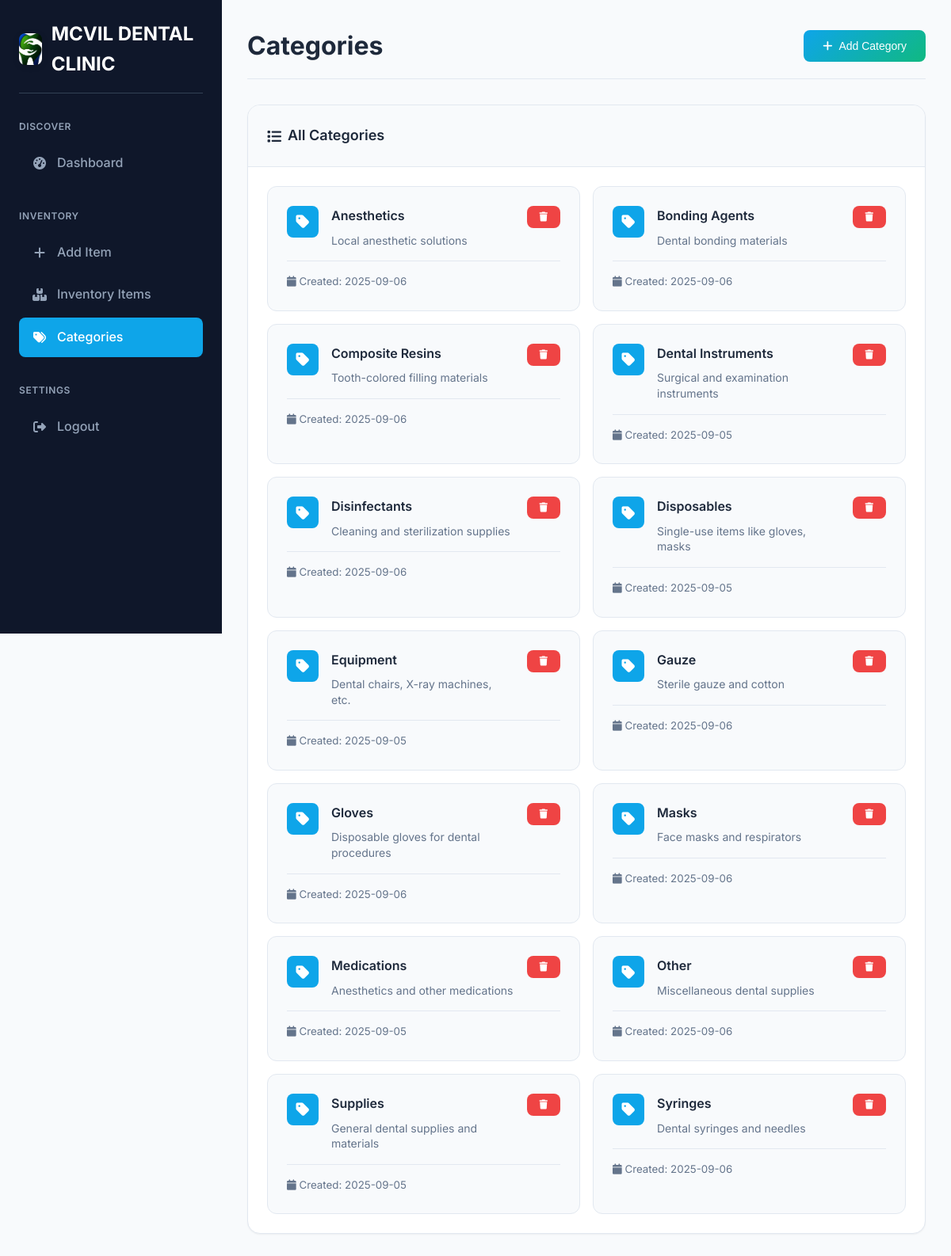
Page /categories (signed in) on the committed database.
### tables this page shows
CREATE TABLE categories
                 (id INTEGER PRIMARY KEY, name TEXT UNIQUE, description TEXT,
                  created_at TIMESTAMP DEFAULT CURRENT_TIMESTAMP);

### app.py (the view)
@app.route('/categories')
def categories():
    if 'logged_in' not in session:
        return redirect(url_for('login'))
    conn = sqlite3.connect('inventory.db')
    c = conn.cursor()
    c.execute("SELECT * FROM categories ORDER BY name")
    categories = c.fetchall()
    conn.close()
    return render_template('categories.html', categories=categories)

### templates/categories.html (shortened to what this page needs)
<!DOCTYPE html>
<html>
<head>
    <link rel="stylesheet" href="{{ url_for('static', filename='style.css') }}">
    <link rel="stylesheet" href="https://cdnjs.cloudflare.com/ajax/libs/font-awesome/6.4.0/css/all.min.css">
</head>
<body>
    <div class="app-container">
        <div class="sidebar">
            <div class="sidebar-brand">
                <div class="brand-logo">
                    <img src="{{ url_for('static', filename='Logo.jpg') }}" alt="MCVIL DENTAL CLINIC" class="sidebar-logo">
                </div>
                <h1>MCVIL DENTAL CLINIC</h1>
            </div>
            <div class="nav-section">
                <div class="nav-section-title">DISCOVER</div>
                <a href="{{ url_for('dashboard') }}" class="nav-item">
                    <i class="fas fa-tachometer-alt"></i>
                    Dashboard
                </a>
            </div>
            <div class="nav-section">
                <div class="nav-section-title">INVENTORY</div>
                <a href="{{ url_for('add_item') }}" class="nav-item">
                    <i class="fas fa-plus"></i>
                    Add Item
                </a>
                <a href="{{ url_for('inventory') }}" class="nav-item">
                    <i class="fas fa-boxes"></i>
                    Inventory Items
                </a>
                <a href="{{ url_for('categories') }}" class="nav-item active">
                    <i class="fas fa-tags"></i>
                    Categories
                </a>
            </div>
            <div class="nav-section">
                <div class="nav-section-title">SETTINGS</div>
                <a href="{{ url_for('logout') }}" class="nav-item">
                    <i class="fas fa-sign-out-alt"></i>
                    Logout
                </a>
            </div>
        </div>
        <div class="main-content">
            <div class="header">
                <h1>Categories</h1>
                <div class="header-actions">
                    <button class="btn btn-primary" onclick="toggleAddForm()">
                        <i class="fas fa-plus"></i> Add Category
                    </button>
                </div>
            </div>
            <div class="content-card fade-in">
                <div class="content-card-header">
                    <div class="content-card-title">
                        <i class="fas fa-list"></i>
                        All Categories
                    </div>
                </div>
                <div class="content-card-body">
                    {% if categories %}
                    <div class="categories-grid">
                        {% for category in categories %}
                        <div class="category-card">
                            <div class="category-header">
                                <div class="category-icon">
                                    <i class="fas fa-tag"></i>
                                </div>
                                <div class="category-info">
                                    <h4>{{ category[1] }}</h4>
                                    <p>{{ category[2] or 'No description' }}</p>
                                </div>
                                <div class="category-actions">
                                    <a href="{{ url_for('delete_category', category_id=category[0]) }}"
                                       class="btn btn-danger btn-small"
                                       onclick="return confirm('Are you sure you want to delete this category? Items in this category will be moved to General.')">
                                        <i class="fas fa-trash"></i>
                                    </a>
                                </div>
                            </div>
                            <div class="category-footer">
                                <small class="text-secondary">
                                    <i class="fas fa-calendar"></i>
                                    Created: {{ category[3][:10] if category[3] else 'Unknown' }}
                                </small>
                            </div>
                        </div>
                        {% endfor %}
                    </div>
                    {% endif %}
                </div>
            </div>
        </div>
    </div>
</body>
</html>

### static/style.css (style rules this page uses)
* { margin: 0; padding: 0; box-sizing: border-box; }
:root { --brand-blue: #0ea5e9; --brand-blue-dark: #0284c7; --brand-green: #10b981; --brand-green-dark: #059669; --primary-color: var(--brand-blue); --primary-dark: var(--brand-blue-dark); --secondary-color: var(--brand-green); --accent-color: #f59e0b; --danger-color: #ef4444; --success-color: #10b981; --warning-color: #f59e0b; --bg-dark: #0f172a; --bg-darker: #020617; --bg-light: #f8fafc; --bg-white: #ffffff; --text-primary: #1e293b; --text-secondary: #64748b; --text-light: #94a3b8; --text-white: #ffffff; --border-color: #e2e8f0; --border-dark: #334155; --shadow-sm: 0 1px 2px 0 rgb(0 0 0 / 0.05); --shadow-md: 0 4px 6px -1px rgb(0 0 0 / 0.1); --shadow-lg: 0 10px 15px -3px rgb(0 0 0 / 0.1); --shadow-xl: 0 20px 25px -5px rgb(0 0 0 / 0.1); }
body { font-family: 'Inter', -apple-system, BlinkMacSystemFont, 'Segoe UI', Roboto, sans-serif; background: var(--bg-light); color: var(--text-primary); line-height: 1.6; overflow-x: hidden; }
.app-container { display: flex; min-height: 100vh; }
.sidebar { width: 280px; background: var(--bg-dark); color: var(--text-white); padding: 1.5rem; position: fixed; height: 100vh; overflow-y: auto; z-index: 1000; }
.sidebar-brand { display: flex; align-items: center; gap: 0.75rem; margin-bottom: 2rem; padding-bottom: 1rem; border-bottom: 1px solid var(--border-dark); transition: all 0.3s ease; }
.sidebar-brand h1 { font-size: 1.5rem; font-weight: 700; color: var(--text-white); }
.sidebar-brand .brand-logo { width: 40px; height: 40px; border-radius: 8px; display: flex; align-items: center; justify-content: center; overflow: hidden; box-shadow: 0 2px 8px rgba(0, 0, 0, 0.1); }
.sidebar-brand .sidebar-logo { width: 100%; height: 100%; object-fit: cover; border-radius: 6px; }
.nav-section { margin-bottom: 2rem; }
.nav-section-title { font-size: 0.75rem; font-weight: 600; text-transform: uppercase; letter-spacing: 0.05em; color: var(--text-light); margin-bottom: 0.75rem; }
.nav-item { display: flex; align-items: center; gap: 0.75rem; padding: 0.75rem 1rem; color: var(--text-light); text-decoration: none; border-radius: 8px; margin-bottom: 0.25rem; transition: all 0.2s ease; font-weight: 500; }
.nav-item.active { background: var(--primary-color); color: var(--text-white); }
.nav-item i { width: 20px; text-align: center; }
.main-content { flex: 1; margin-left: 280px; padding: 2rem; }
.header { display: flex; justify-content: space-between; align-items: center; margin-bottom: 2rem; padding-bottom: 1rem; border-bottom: 1px solid var(--border-color); }
.header h1 { font-size: 2rem; font-weight: 700; color: var(--text-primary); }
.header-actions { display: flex; align-items: center; gap: 1rem; }
.content-card { background: var(--bg-white); border-radius: 16px; box-shadow: var(--shadow-sm); border: 1px solid var(--border-color); overflow: hidden; }
.content-card-header { padding: 1.5rem; border-bottom: 1px solid var(--border-color); background: var(--bg-light); }
.content-card-title { font-size: 1.125rem; font-weight: 600; color: var(--text-primary); display: flex; align-items: center; gap: 0.5rem; }
.content-card-body { padding: 1.5rem; }
.btn { display: inline-flex; align-items: center; gap: 0.5rem; padding: 0.75rem 1.5rem; border: none; border-radius: 8px; font-size: 0.875rem; font-weight: 500; text-decoration: none; cursor: pointer; transition: all 0.2s ease; text-align: center; }
.btn-primary { background: linear-gradient(135deg, var(--brand-blue), var(--brand-green)); color: white; }
.btn-danger { background: var(--danger-color); color: white; }
.btn-small { padding: 0.5rem 1rem; font-size: 0.75rem; }
.fade-in { animation: fadeIn 0.5s ease-out; }

### rows in the picture
categories: name "Anesthetics", description "Local anesthetic solutions", created_at "2025-09-06"
categories: name "Bonding Agents", description "Dental bonding materials", created_at "2025-09-06"
categories: name "Composite Resins", description "Tooth-colored filling materials", created_at "2025-09-06"
categories: name "Dental Instruments", description "Surgical and examination instruments", created_at "2025-09-05"
categories: name "Disinfectants", description "Cleaning and sterilization supplies", created_at "2025-09-06"
categories: name "Disposables", description "Single-use items like gloves, masks", created_at "2025-09-05"
categories: name "Equipment", description "Dental chairs, X-ray machines, etc.", created_at "2025-09-05"
categories: name "Gauze", description "Sterile gauze and cotton", created_at "2025-09-06"
categories: name "Gloves", description "Disposable gloves for dental procedures", created_at "2025-09-06"
categories: name "Masks", description "Face masks and respirators", created_at "2025-09-06"
categories: name "Medications", description "Anesthetics and other medications", created_at "2025-09-05"
categories: name "Other", description "Miscellaneous dental supplies", created_at "2025-09-06"
categories: name "Supplies", description "General dental supplies and materials", created_at "2025-09-05"
categories: name "Syringes", description "Dental syringes and needles", created_at "2025-09-06"
